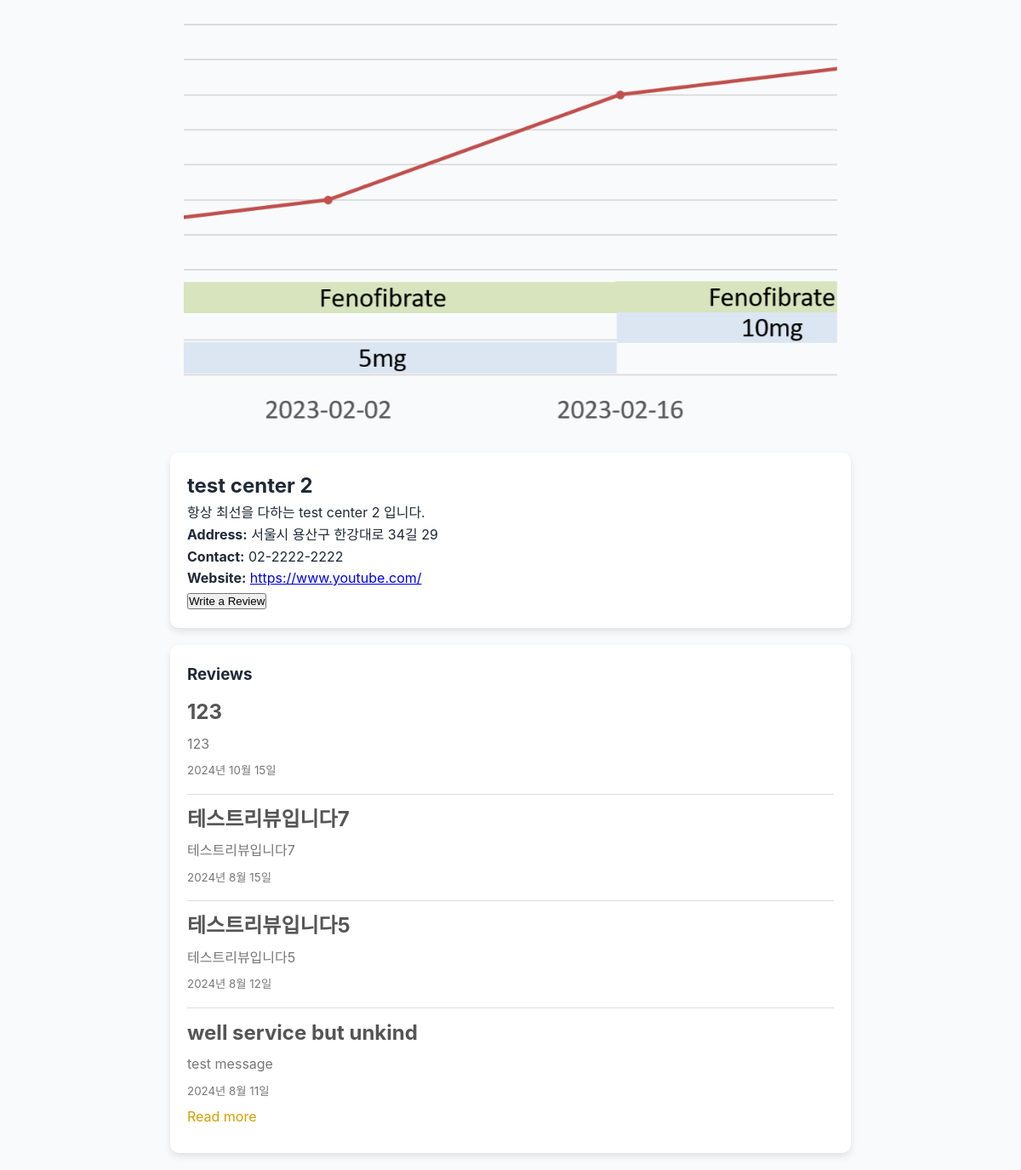
Screenshot of /3/ (signed in) with the database file from the repository.
### centers/models.py (models this page shows, shortened)
class CenterImage(models.Model):
    center = models.ForeignKey(Center, related_name='images', on_delete=models.CASCADE)
    image = models.ImageField(upload_to='center_images/')

class Center(models.Model):
    name = models.CharField(max_length=200)
    representative = models.CharField(max_length=200)
    address = models.CharField(max_length=300)
    contact = models.CharField(max_length=100)
    url = models.URLField()
    latitude = models.DecimalField(max_digits=9, decimal_places=6)
    longitude = models.DecimalField(max_digits=9, decimal_places=6)
    operating_hours = models.CharField(max_length=100)  # 운영시간
    description = models.TextField()  # 센터 소개글

class Review(models.Model):
    center = models.ForeignKey(Center, on_delete=models.CASCADE)
    user = models.ForeignKey(User, on_delete=models.CASCADE)
    title = models.CharField(max_length=100)
    summary = models.TextField()
    date = models.DateField()
    url = models.CharField(max_length=200, null=True, blank=True)
    @property
    def has_url(self):
        return bool(self.url)

### centers/views.py (the view)
# urls.py: path('<int:center_id>/', views.center_detail, name='center_detail'),
def center_detail(request, center_id):
    center = Center.objects.get(pk=center_id)
    reviews = Review.objects.filter(center=center).order_by('-date')
    if request.method == 'POST':
        if not request.user.is_authenticated:
            return redirect('login')  # Redirect to login if user is not authenticated
        form = ReviewForm(request.POST)
        if form.is_valid():
            review = form.save(commit=False)
            review.user = request.user
            review.center = center
            review.date = timezone.now()
            review.save()
            return redirect('center_detail', center_id=center_id)
    else:
        form = ReviewForm()
    center_images = center.images.all()
    return render(request, 'centers/center_detail.html', {
        'center': center,
        'reviews': reviews,
        'form': form,
        'center_images': center_images,  # Pass the images to the template
    })

### centers/templates/centers/center_detail.html (shortened to what this page needs)
<!DOCTYPE html>
<html lang="en">
<head>
    {% load static %}
    <link rel="stylesheet" href="{% static 'centers/styles.css' %}">
    <link rel="stylesheet" href="https://cdn.jsdelivr.net/npm/swiper@11/swiper-bundle.min.css" />
</head>
<body>
<div class="swiper-container max-w-screen-md mx-auto">
    <div class="swiper-wrapper">
        {% for image in center.images.all %}
        <div class="swiper-slide">
            <div class="image-container">
                <img src="{{ image.image.url }}" alt="Facility image for {{ center.name }}">
            </div>
        </div>
        {% endfor %}
    </div>
</div>
<div id="center-info">
    <h2>{{ center.name }}</h2>
    <p>{{ center.description }}</p>
    <p><strong>Address:</strong> {{ center.address }}</p>
    <p><strong>Contact:</strong> {{ center.contact }}</p>
    <p><strong>Website:</strong> <a href="{{ center.url }}" target="_blank">{{ center.url }}</a></p>
    {% if user.is_authenticated %}
        <button id="write-review-btn">Write a Review</button>
    {% else %}
        <p><a href="{% url 'login' %}">Log in</a> to write a review.</p>
    {% endif %}
</div>
<div id="reviews">
    <h3>Reviews</h3>
    {% for review in reviews %}
    <div class="review">
        <h3>{{ review.title }}</h3>
        <p>{{ review.summary }}</p>
        <p><small>{{ review.date }}</small></p>
        {% if review.has_url %}
            <a href="{{ review.url }}" target="_blank">Read more</a>
        {% endif %}
    </div>
    {% endfor %}
</div>
</body>
</html>

### centers/static/centers/styles.css (style rules this page uses)
* { margin: 0; padding: 0; box-sizing: border-box; }
:root { --primary-color: #4f46e5; --primary-hover: #4338ca; --secondary-color: #3b82f6; --text-color: #1f2937; --text-light: #6b7280; --border-color: #e5e7eb; --background-light: #f9fafb; --shadow-sm: 0 1px 2px rgba(0, 0, 0, 0.05); --shadow-md: 0 4px 6px -1px rgba(0, 0, 0, 0.1); --shadow-lg: 0 10px 15px -3px rgba(0, 0, 0, 0.1); }
body { font-family: -apple-system, BlinkMacSystemFont, 'Segoe UI', Roboto, 'Helvetica Neue', Arial, sans-serif; line-height: 1.6; color: var(--text-color); background-color: var(--background-light); overflow: hidden; }
.swiper-container { width: 100%; max-width: 768px; margin: 0 auto; position: relative; overflow: hidden; }
.swiper-wrapper { display: flex; }
.swiper-slide { width: 100%; flex-shrink: 0; position: relative; padding-top: 66.67%; }
.swiper-slide img { position: absolute; top: 0; left: 0; width: 100%; height: 100%; object-fit: cover; }
.swiper-container .swiper-slide:first-child { display: block; }
#center-info, #reviews { max-width: 800px; margin: 20px auto; padding: 20px; background-color: white; border-radius: 10px; box-shadow: 0 4px 8px rgba(0, 0, 0, 0.1); display: block; }
.review { border-bottom: 1px solid #ddd; padding: 10px 0; }
.review:last-child { border-bottom: none; }
.review h3 { margin: 0; font-size: 1.5rem; color: #555; }
.review p { margin: 5px 0; color: #777; }
.review a { text-decoration: none; color: #d49f00; }
@media screen and (min-width: 768px) { .swiper-container { max-width: 768px; margin-left: auto; margin-right: auto; } }

### rows the page displays
CenterImage: image (picture)
Center: name "test center 2", description "항상 최선을 다하는 test center 2 입니다.", address "서울시 용산구 한강대로 34길 29", contact "02-2222-2222", url "https://www.youtube.com/"
Review: title "123", summary "123", date "2024년 10월 15일"
Review: title "테스트리뷰입니다7", summary "테스트리뷰입니다7", date "2024년 8월 15일"
Review: title "테스트리뷰입니다5", summary "테스트리뷰입니다5", date "2024년 8월 12일"
Review: title "well service but unkind", summary "test message", date "2024년 8월 11일"
